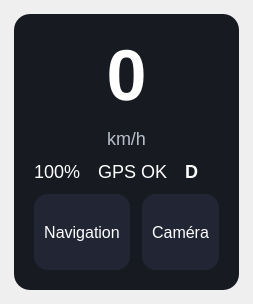
<?xml version="1.0" encoding="UTF-8"?>
<ui version="4.0">
 <class>HomePage</class>
 <widget class="QWidget" name="HomePage">
  <layout class="QVBoxLayout" name="verticalLayout">
   <property name="leftMargin"><number>14</number></property>
   <property name="topMargin"><number>14</number></property>
   <property name="rightMargin"><number>14</number></property>
   <property name="bottomMargin"><number>14</number></property>

   <item>
    <widget class="QFrame" name="frame">
     <property name="styleSheet">
      <string notr="true">
QFrame{background:#171a21;border-radius:16px;}
QLabel{color:white;}
QPushButton{height:56px;border-radius:14px;color:white;background:#222634;font-size:16px;padding:10px;}
QPushButton:pressed{background:#2d3245;}
      </string>
     </property>
     <layout class="QVBoxLayout" name="layoutInner">
      <property name="leftMargin"><number>20</number></property>
      <property name="topMargin"><number>20</number></property>
      <property name="rightMargin"><number>20</number></property>
      <property name="bottomMargin"><number>20</number></property>
      <property name="spacing"><number>12</number></property>

      <item>
       <widget class="QLabel" name="lblSpeedBig">
        <property name="text"><string>0</string></property>
        <property name="alignment"><set>Qt::AlignCenter</set></property>
        <property name="styleSheet"><string notr="true">QLabel{font-size:72px;font-weight:900;}</string></property>
       </widget>
      </item>

      <item>
       <widget class="QLabel" name="lblSpeedUnit">
        <property name="text"><string>km/h</string></property>
        <property name="alignment"><set>Qt::AlignCenter</set></property>
        <property name="styleSheet"><string notr="true">QLabel{color:#b8c0cc;font-size:18px;}</string></property>
       </widget>
      </item>

      <item>
       <layout class="QHBoxLayout" name="rowCards">
        <property name="spacing"><number>18</number></property>
        <item><widget class="QLabel" name="lblBattery"><property name="text"><string>100%</string></property><property name="styleSheet"><string notr="true">QLabel{font-size:18px;}</string></property></widget></item>
        <item><widget class="QLabel" name="lblGps"><property name="text"><string>GPS OK</string></property><property name="styleSheet"><string notr="true">QLabel{font-size:18px;}</string></property></widget></item>
        <item><widget class="QLabel" name="lblReverse"><property name="text"><string>D</string></property><property name="styleSheet"><string notr="true">QLabel{font-size:18px;font-weight:800;}</string></property></widget></item>
       </layout>
      </item>

      <item>
       <layout class="QHBoxLayout" name="rowButtons">
        <property name="spacing"><number>12</number></property>
        <item><widget class="QPushButton" name="btnNav"><property name="text"><string>Navigation</string></property></widget></item>
        <item><widget class="QPushButton" name="btnCam"><property name="text"><string>Caméra</string></property></widget></item>
       </layout>
      </item>

     </layout>
    </widget>
   </item>

  </layout>
 </widget>
 <resources/>
 <connections/>
</ui>
